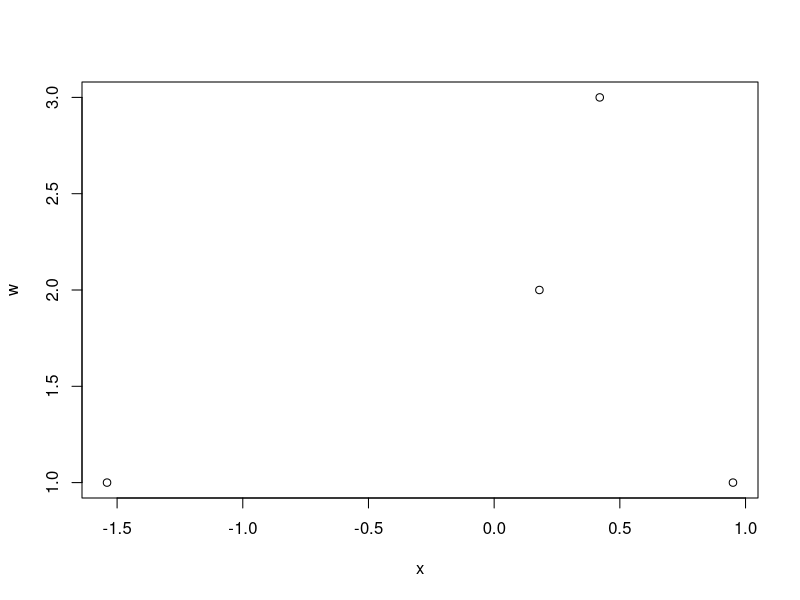
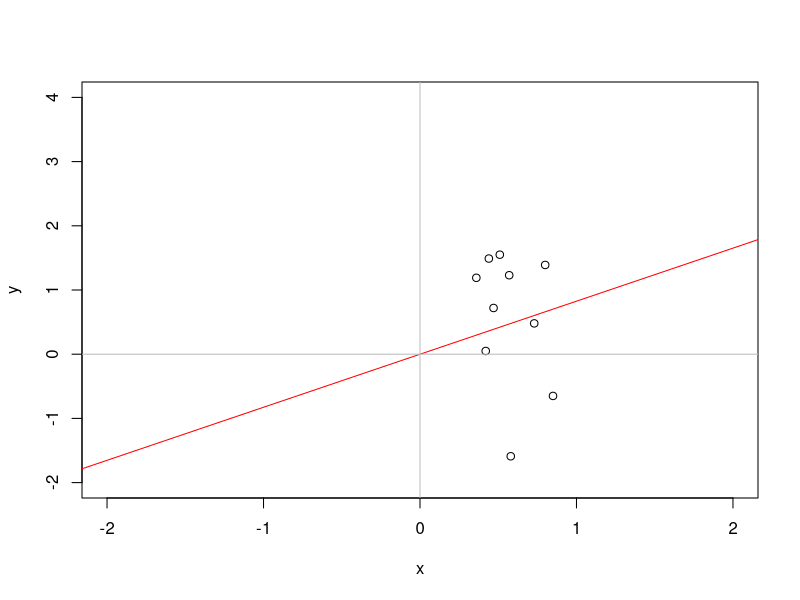
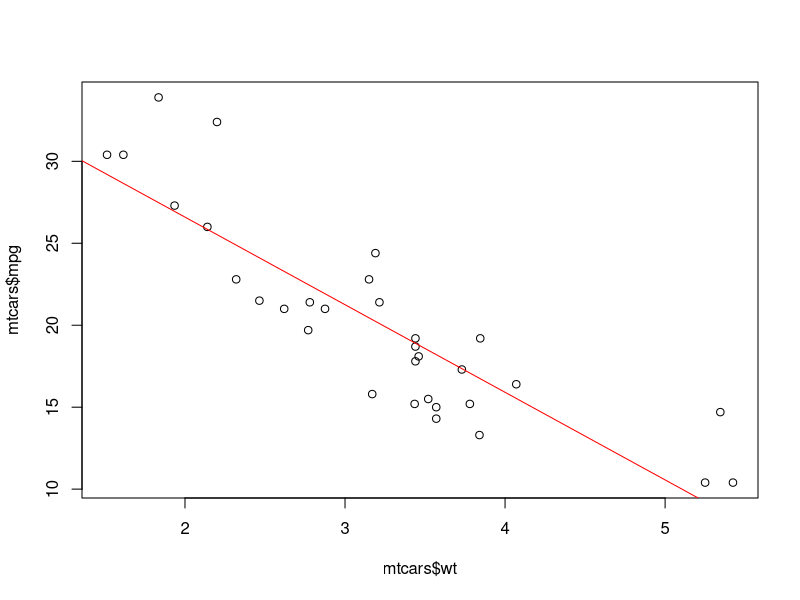
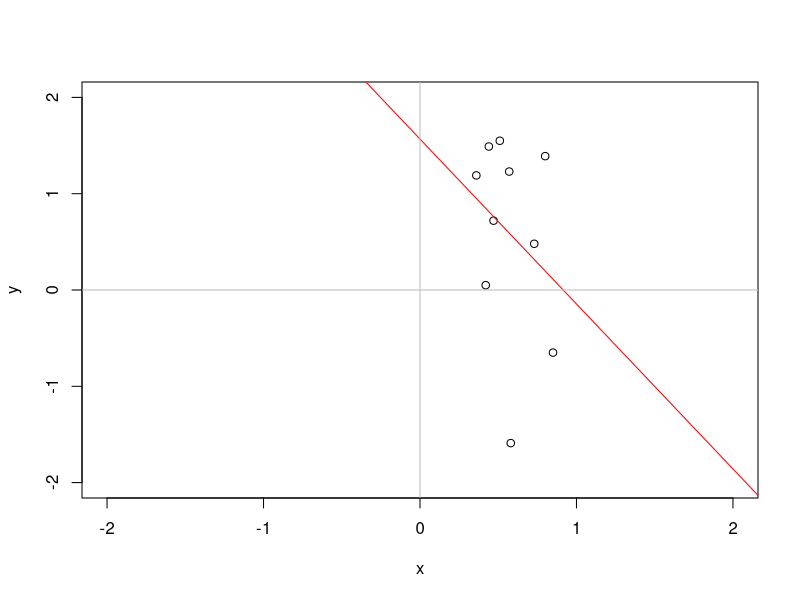
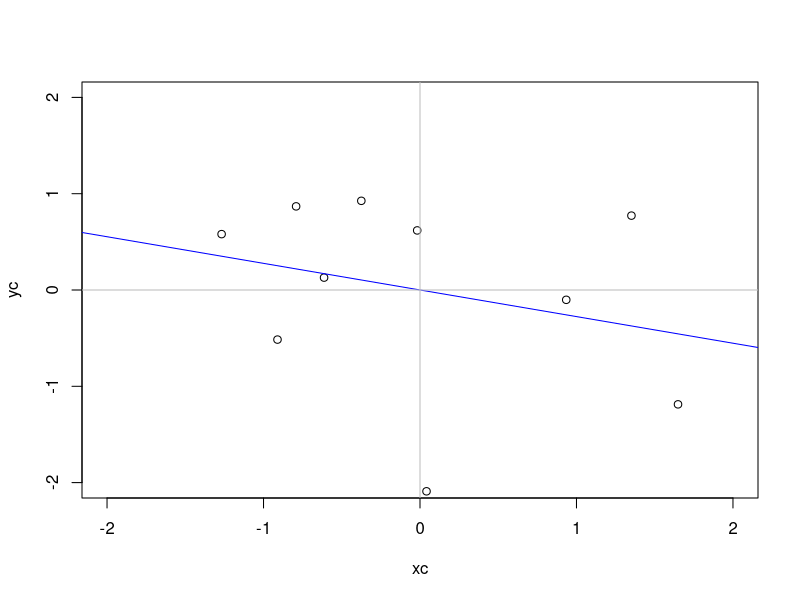

Reproduce these figures in R, in order.
## ---- chunk 1
x <- c(0.18, -1.54, 0.42, 0.95)
w <- c(2, 1, 3, 1)
plot(x,w)
#sum((wi - xi)^2) ... from zero to n
mu<-c(0.0025,1.077,0.1471,0.300)
mu
sapply(mu,function(muval){
  sum(w*(x-muval)^2)  
})

## ---- chunk 2
x <- c(0.8, 0.47, 0.51, 0.73, 0.36, 0.58, 0.57, 0.85, 0.44, 0.42)
y <- c(1.39, 0.72, 1.55, 0.48, 1.19, -1.59, 1.23, -0.65, 1.49, 0.05)
coef(lm(y~x-1))
## ---- chunk 3
plot(x,y,xlim=c(-2,2),ylim=c(-2,4))
abline(lm(y~x-1),col='red')
abline(h=0,col="gray")
abline(v=0,col="gray")
## ---- chunk 4
data(mtcars)
coef(lm(mtcars$mpg~mtcars$wt))

plot(mtcars$wt,mtcars$mpg)
abline(lm(mtcars$mpg~mtcars$wt),col="red")
## ---- chunk 5
1.5*0.4
## ---- chunk 6
x <- c(8.58, 10.46, 9.01, 9.64, 8.86)
xc<-(x-mean(x))/sd(x)
xc
## ---- chunk 7
x <- c(0.8, 0.47, 0.51, 0.73, 0.36, 0.58, 0.57, 0.85, 0.44, 0.42)
y <- c(1.39, 0.72, 1.55, 0.48, 1.19, -1.59, 1.23, -0.65, 1.49, 0.05)
coef(lm(y~x))
plot(x,y,xlim=c(-2,2),ylim=c(-2,2))
abline(lm(y~x),col="red")
abline(h=0,col="gray")
abline(v=0,col="gray")

#centerilize and normalize
xc<-(x-mean(x))/sd(x)
yc<-(y-mean(y))/sd(y)
plot(xc,yc,ylim=c(-2,2),xlim=c(-2,2))
abline(lm(yc~xc),col="blue")
abline(h=0,col="gray")
abline(v=0,col="gray")
## ---- chunk 8
x<-c(-4,-2,2,4)
mean(x)
y<-c(-6,-1,3,4)
mean(y)
coef(lm(y~x))
## ---- chunk 9

x <- c(0.8, 0.47, 0.51, 0.73, 0.36, 0.58, 0.57, 0.85, 0.44, 0.42)
mu<-c(0.573,0.8,0.36,0.44)
mu
sapply(mu,function(mu){
  sum( (x-mu)^2 )
})
## ---- chunk 10
x<-mtcars$wt
y<-mtcars$mpg
coef(lm(y~x))[2]/coef(lm(x~y))[2]

var(y)/var(x)
